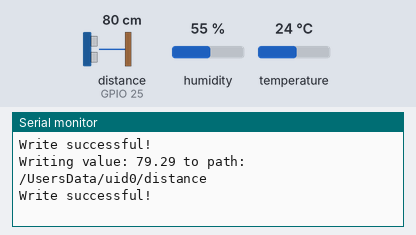
A sketch run on a simulated ESP8266 (NodeMCU). On the bench: the last lines printed to the serial monitor. Wiring (inferred from the names in the program): ultrasonic range finder: trigger GPIO 26; echo GPIO 25. The test bench sets the inputs (shaded band); at power-on: distance to the obstacle (sensor on GPIO 25) 80 cm, humidity 55 %, temperature 24 °C. The echo pulse lasts 58.3 µs per cm; WiFi joins after 1.5 s; servers stay silent unless stated.

Above: at 3.2 s.
3.3 s: distance to the obstacle (sensor on GPIO 25) set to 2 cm
10.8 s: humidity set to 22 %
At 12.16 s:
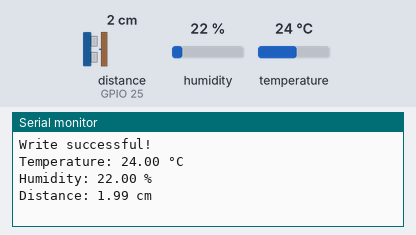
18.3 s: temperature set to 12 °C
At 23.9 s:
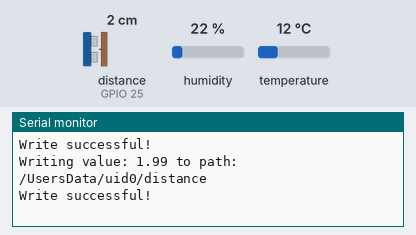
25.8 s: distance to the obstacle (sensor on GPIO 25) set to 4 cm
At 33.1 s:
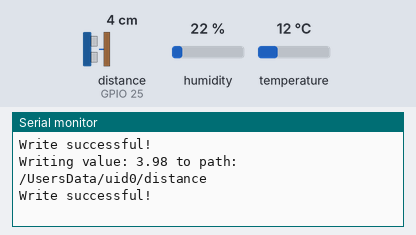
33.3 s: humidity set to 40 %
Timing chart, 0 to 36.3 s (numbered marks = the images above; inputs shaded):
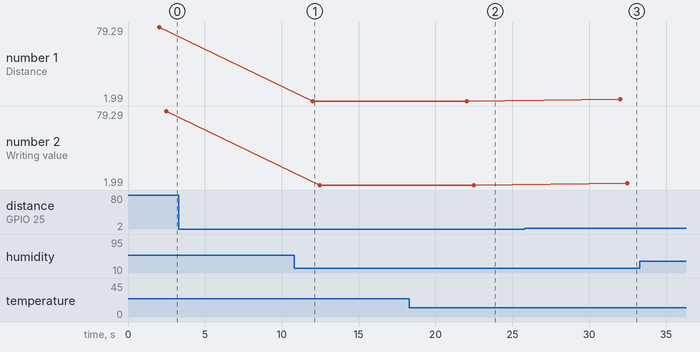

The sketch:

espdhtultrafirebase.ino
```cpp
#include <Adafruit_Sensor.h>
#include <Arduino.h>
#if defined(ESP32)
  #include <WiFi.h>
#elif defined(ESP8266)
  #include <ESP8266WiFi.h>
#endif
#include <Firebase_ESP_Client.h>
#include <DHT.h>

// Provide the token generation process info.
#include "addons/TokenHelper.h"
// Provide the RTDB payload printing info and other helper functions.
#include "addons/RTDBHelper.h"

// Insert your network credentials
#define WIFI_SSID "Students"
#define WIFI_PASSWORD "JT@wbm61s"

// Insert Firebase project API Key
#define API_KEY "AIzaSyC1gujNfFh6QtjYIwKVf9YbC9OzOS0BzHk"

// Insert Authorized Email and Corresponding Password
#define USER_EMAIL "cck01092005@gmail.com"
#define USER_PASSWORD "Kanha#2005"

// Insert RTDB URL
#define DATABASE_URL "https://esp-32-iot-f1178-default-rtdb.firebaseio.com"

// Define Firebase objects
FirebaseData fbdo;
FirebaseAuth auth;
FirebaseConfig config;

// Variable to save USER UID
String uid;

// Variables to save database paths
String databasePath;
String tempPath;
String humPath;
String distancePath;

// DHT11 sensor configuration
#define DHTPIN 4  // Define the GPIO pin connected to the DHT11 data pin
#define DHTTYPE DHT11
DHT dht(DHTPIN, DHTTYPE);
float temperature;
float humidity;

// Ultrasonic sensor configuration
#define TRIG_PIN 26  // GPIO pin for the trigger pin of the ultrasonic sensor
#define ECHO_PIN 25  // GPIO pin for the echo pin of the ultrasonic sensor
long duration;
float distance;

// Timer variables (send new readings every 10 seconds)
unsigned long sendDataPrevMillis = 0;
unsigned long timerDelay = 10000; // 10 seconds

// Initialize DHT11
void initDHT() {
  dht.begin();
  Serial.println("DHT11 sensor initialized.");
}

// Initialize Ultrasonic Sensor
void initUltrasonic() {
  pinMode(TRIG_PIN, OUTPUT);
  pinMode(ECHO_PIN, INPUT);
  Serial.println("Ultrasonic sensor initialized.");
}

// Initialize WiFi
void initWiFi() {
  WiFi.begin(WIFI_SSID, WIFI_PASSWORD);
  Serial.print("Connecting to WiFi ..");
  while (WiFi.status() != WL_CONNECTED) {
    Serial.print('.');
    delay(1000);
  }
  Serial.println("Connected to WiFi!");
  Serial.println(WiFi.localIP());
}

// Write float values to the database
void sendFloat(String path, float value) {
  if (Firebase.RTDB.setFloat(&fbdo, path.c_str(), value)) {
    Serial.print("Writing value: ");
    Serial.print(value);
    Serial.print(" to path: ");
    Serial.println(path);
    Serial.println("Write successful!");
  } else {
    Serial.print("Write failed: ");
    Serial.println(fbdo.errorReason());
  }
}

// Get distance from the ultrasonic sensor
float getDistance() {
  // Clear the trigPin by setting it LOW
  digitalWrite(TRIG_PIN, LOW);
  delayMicroseconds(2);

  // Sets the trigPin on HIGH state for 10 microseconds
  digitalWrite(TRIG_PIN, HIGH);
  delayMicroseconds(10);
  digitalWrite(TRIG_PIN, LOW);

  // Reads the echoPin, returns the sound wave travel time in microseconds
  duration = pulseIn(ECHO_PIN, HIGH);

  // Calculating the distance in centimeters
  distance = (duration * 0.034) / 2;

  return distance;
}

void setup() {
  Serial.begin(115200);

  // Initialize sensors and WiFi
  initDHT();
  initUltrasonic();
  initWiFi();

  // Assign the API key (required)
  config.api_key = API_KEY;

  // Assign the user sign-in credentials
  auth.user.email = USER_EMAIL;
  auth.user.password = USER_PASSWORD;

  // Assign the RTDB URL (required)
  config.database_url = DATABASE_URL;

  Firebase.reconnectWiFi(true);
  fbdo.setResponseSize(4096);

  // Assign the callback function for the long-running token generation task
  config.token_status_callback = tokenStatusCallback; // See addons/TokenHelper.h

  // Assign the maximum retry of token generation
  config.max_token_generation_retry = 5;

  // Initialize the library with the Firebase auth and config
  Firebase.begin(&config, &auth);

  // Getting the user UID might take a few seconds
  Serial.println("Getting User UID");
  while ((auth.token.uid) == "") {
    Serial.print('.');
    delay(1000);
  }
  // Print user UID
  uid = auth.token.uid.c_str();
  Serial.print("User UID: ");
  Serial.println(uid);

  // Update database path
  databasePath = "/UsersData/" + uid;

  // Update database paths for sensor readings
  tempPath = databasePath + "/temperature"; // --> UsersData/<user_uid>/temperature
  humPath = databasePath + "/humidity";     // --> UsersData/<user_uid>/humidity
  distancePath = databasePath + "/distance"; // --> UsersData/<user_uid>/distance
}

void loop() {
  // Send new readings to database every 10 seconds
  if (Firebase.ready() && (millis() - sendDataPrevMillis > timerDelay || sendDataPrevMillis == 0)) {
    sendDataPrevMillis = millis();

    // Get latest sensor readings
    temperature = dht.readTemperature();
    humidity = dht.readHumidity();
    distance = getDistance();

    // Check if any reads failed and exit early (to try again).
    if (isnan(temperature) || isnan(humidity)) {
      Serial.println("Failed to read from DHT sensor!");
      return;
    }

    // Display readings on Serial Monitor
    Serial.print("Temperature: ");
    Serial.print(temperature);
    Serial.println(" °C");
    Serial.print("Humidity: ");
    Serial.print(humidity);
    Serial.println(" %");
    Serial.print("Distance: ");
    Serial.print(distance);
    Serial.println(" cm");

    // Send readings to database
    sendFloat(tempPath, temperature);
    sendFloat(humPath, humidity);
    sendFloat(distancePath, distance);
  }
}
```

Measured:
- after the input at 10.8 s, the serial monitor: prints a new line after 1.2 s (image 1)
- after the input at 18.3 s, the serial monitor: prints a new line after 3.7 s (image 2)
- after the input at 25.8 s, the serial monitor: prints a new line after 6.2 s (image 3)
- plotted number 1: 1.99 → 3.98 after the input at 25.8 s
- plotted number 2: 1.99 → 3.98 after the input at 25.8 s
